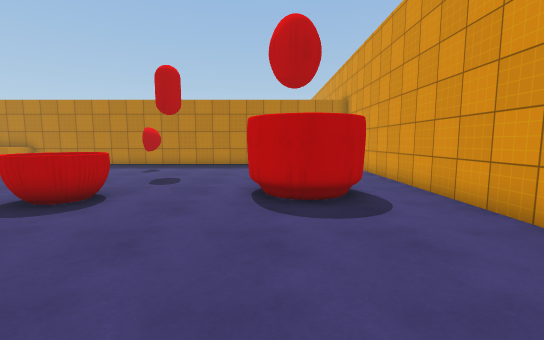
View 1 (above)

16 first-person views from a walk through a 3-D level made in the Unity game engine. The camera is 1.4 m above the floor, tilts 6° down and sees 90° across. The floor is counted in squares, 1 m on a side. Each view is taken from the middle of a square. On the plan, view 1 faces up. The plan holds only what a view shows up to about 13 squares ahead; the rest is blank. The place goes on beyond the plan. The player is left out. Surface patterns are stand-ins for the level's own textures.

View 2
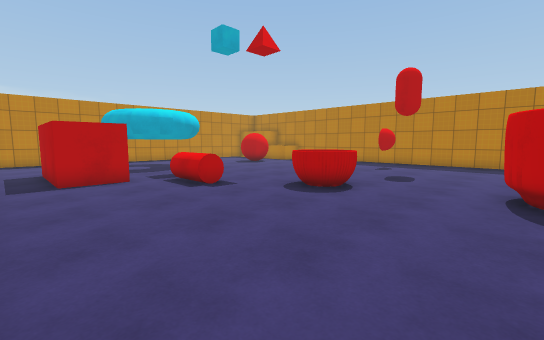

View 3
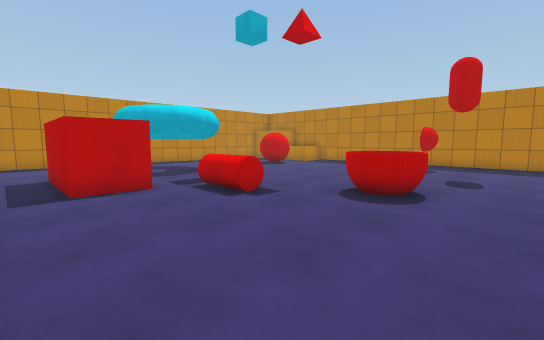

View 4
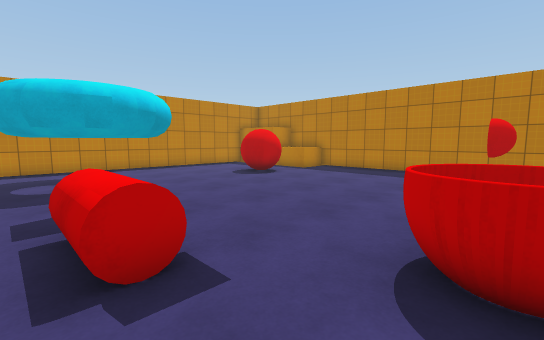

View 5
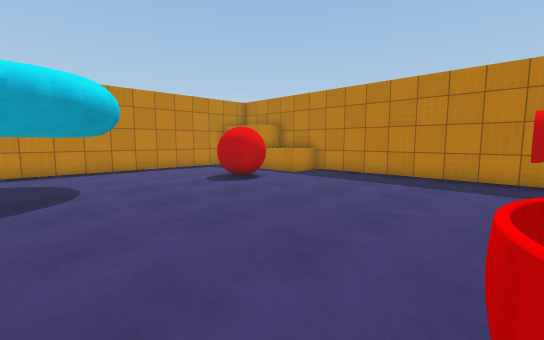

View 6
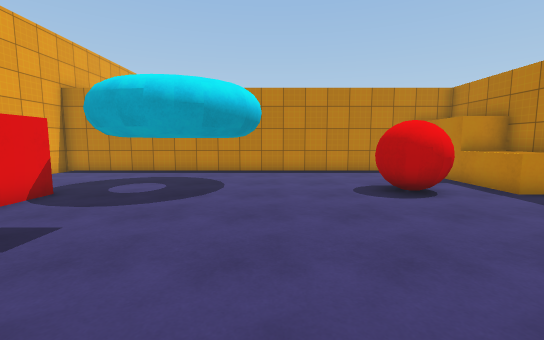

View 7
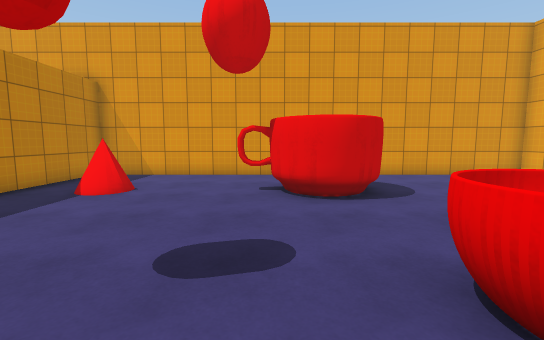

View 8
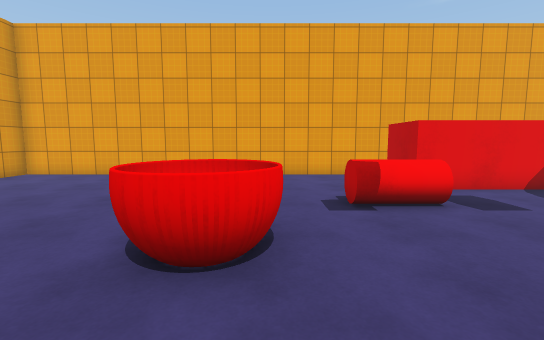

View 9
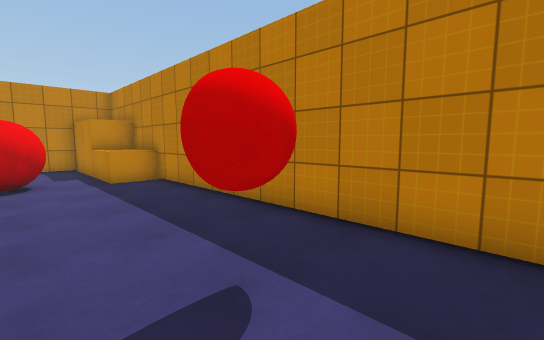

View 10
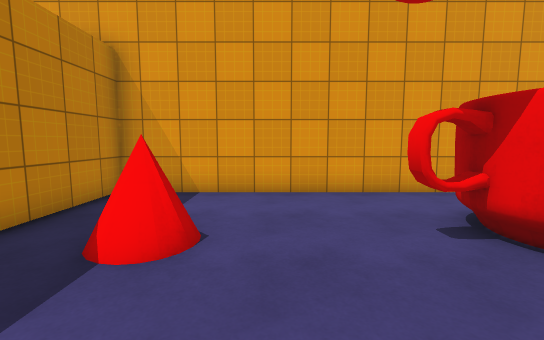

View 11
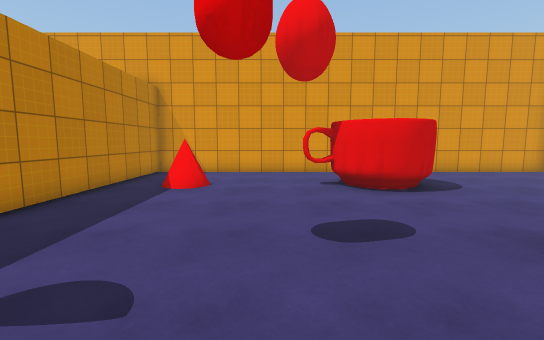

View 12
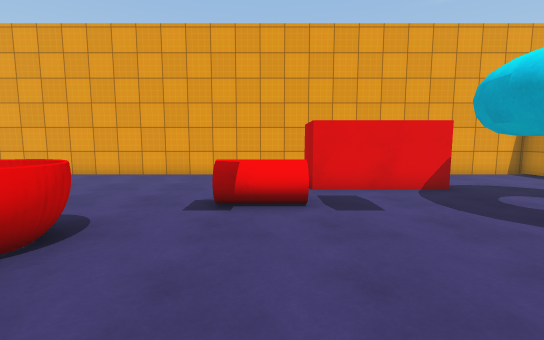

View 13
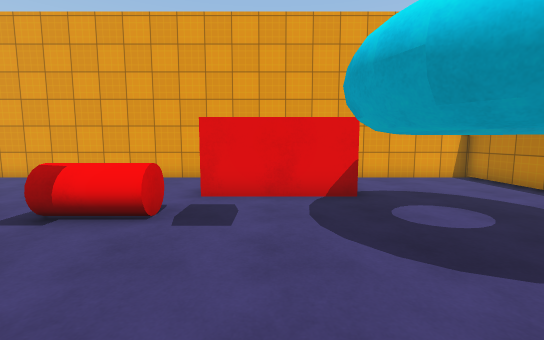

View 14
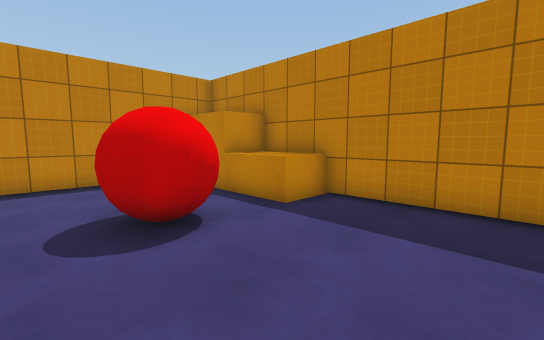

View 15
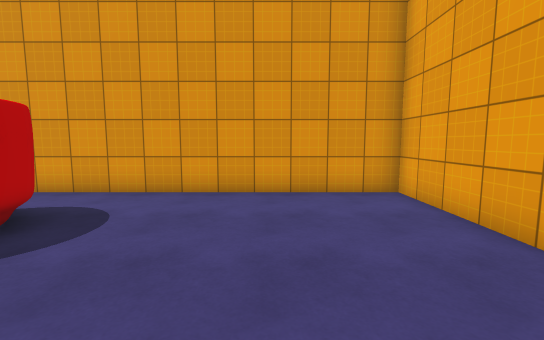

View 16
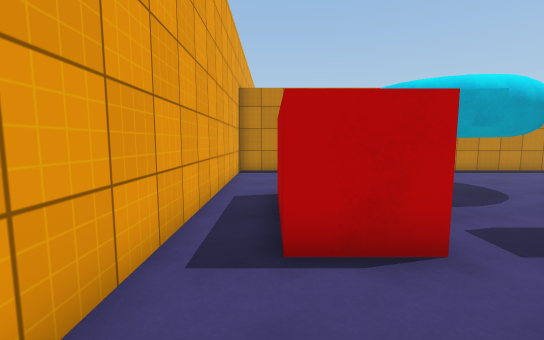

### Floor plan
Points are (right, up) in squares from view 1. A wall is a line through its corners. A room is listed if a view was taken in it or the views show most of it. See-through windows are left out.
Room 1 (views 1, 2, 3, 4, 5, 6, 7, 8, 9, 10, 11, 12, 13, 14, 15, 16)
walls: (-14.2, 2.1) (-10.2, 2.1) (-10.2, 0.2) (-14.2, 0.2); (-19.6, 14.6) (-19.6, -1.5) (4.4, -1.5) (4.4, 16.1) (-14.5, 16.1)
objects: other object (-19, 15) to (-16, 15); other object (-17, 15) to (-14, 16); red ball (-15, 11) to (-14, 13); red cylinder (-10, 4) to (-8, 4); bowl (-6, 6) to (-4, 7); other object (-6, 13) to (-6, 14); cup (0, 6) to (2, 10)

Where each view was taken, in squares from view 1:
view 1: 0 up, 0 right, facing up
view 2: 1 down, 0 right, facing up-left
view 3: 1 down, 2 left, facing up-left
view 4: 3 up, 5 left, facing up-left
view 5: 5 up, 6 left, facing up-left
view 6: 8 up, 7 left, facing left
view 7: 9 up, 7 left, facing right
view 8: 10 up, 6 left, facing down
view 9: 12 up, 4 left, facing up-left
view 10: 12 up, 3 left, facing right
view 11: 11 up, 8 left, facing right
view 12: 10 up, 9 left, facing down
view 13: 9 up, 12 left, facing down
view 14: 10 up, 10 left, facing up-left
view 15: 2 up, 3 left, facing right
view 16: 0 up, 7 left, facing left
